Frame 1 (no input): blank canvas, image omitted
Frame 60 (the mouse pressed at the canvas centre just before this capture): blank canvas, image omitted
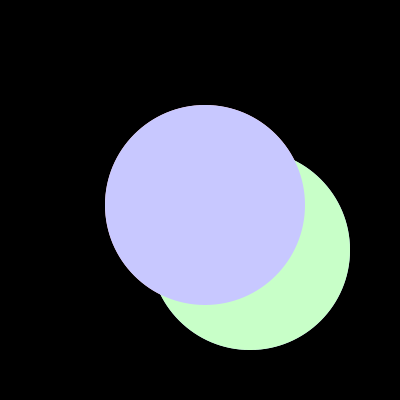
Frame 120 (the mouse held since frame 60 and released just before this capture)

The Processing sketch whose frames 1 and 60 were blank and that drew this single picture after the mouse press (run headless with seeded random() and noise(); from frame 60 on, the mouse is pressed at the canvas centre):

// Processing sketch: processing_61482
// ── processing_61482.pde

int a;
int b;
int x;
int y;
float r;
void setup() {
  size(400, 400);
  background(0);
  smooth();
  noStroke();
  ellipseMode(CENTER);
}

void draw() {
  a = 50;
  b = 5;
  x = mouseX;
  y = mouseY;
  r = random(255,50);
  fill(0, 0, 0);
  rect(0, 0, 400, 400);
  fill(x,y,r);
  ellipse(a+x, a+y, x, y);
  fill(r, y, x);
  ellipse(b+x, b+y, x, y);
  fill(x, r, y);
  ellipse(a+y, a+x, y, x);
  fill(y, x,r);
  ellipse(b+y,b+x, y, x);
}
